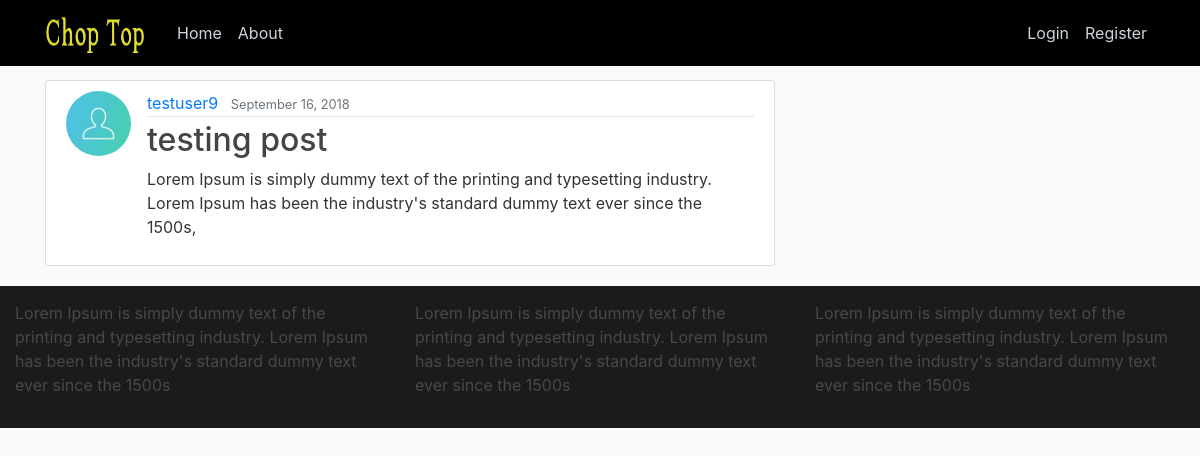
The page /post/30/ on the database its author committed.
### blog/models.py (models this page shows, shortened)
class Post(models.Model):
	title = models.CharField(max_length=100)
	content = models.TextField()
	date_posted = models.DateTimeField(default=timezone.now)
	author = models.ForeignKey(User, on_delete=models.CASCADE)

### users/models.py (models this page shows, shortened)
class Profile(models.Model):
	user = models.OneToOneField(User, on_delete=models.CASCADE)
	image = models.ImageField(default='default.jpg', upload_to='profile_pics')

### blog/views.py (the view)
# urls.py: path('post/<int:pk>/', PostDetailView.as_view(), name='post-detail'),
class PostDetailView(DetailView):
    model = Post

### blog/templates/blog/post_detail.html (shortened to what this page needs)
{% extends "blog/base.html" %}
{% block content %}
	<article class="media content-section">
	  <img class="rounded-circle article-img" src="{{ object.author.profile.image.url }}">
	  <div class="media-body">
		<div class="article-metadata">
		  <a class="mr-2" href="{% url 'user-posts' object.author.username %}">{{ object.author }}</a>
		  <small class="text-muted">{{ object.date_posted|date:"F d, Y" }}</small>
		</div>
		<h2 class="article-title">{{ object.title }}</h2>
		<p class="article-content">{{ object.content }}</p>
	  </div>
	</article>
{% endblock content %}

### blog/static/blog/main.css (style rules this page uses)
body { background: #fafafa; color: #333333; margin-top: 5rem; }
h1, h2, h3, h4, h5, h6 { color: #444444; }
.content-section { background: #ffffff; padding: 10px 20px; border: 1px solid #dddddd; border-radius: 3px; margin-bottom: 20px; }
.article-title { color: #444444; }
.article-content { white-space: pre-line; }
.article-img { height: 65px; width: 65px; margin-right: 16px; }
.article-metadata { padding-bottom: 1px; margin-bottom: 4px; border-bottom: 1px solid #e3e3e3 }

### rows shown on the page
Post: author.profile.image (placeholder picture), author "testuser9", date_posted "September 16, 2018", title "testing post", content "Lorem Ipsum is simply dummy text of the printing and typesetting industry. Lorem Ipsum has been the industry's standard dummy text ever since the 1500s,"
